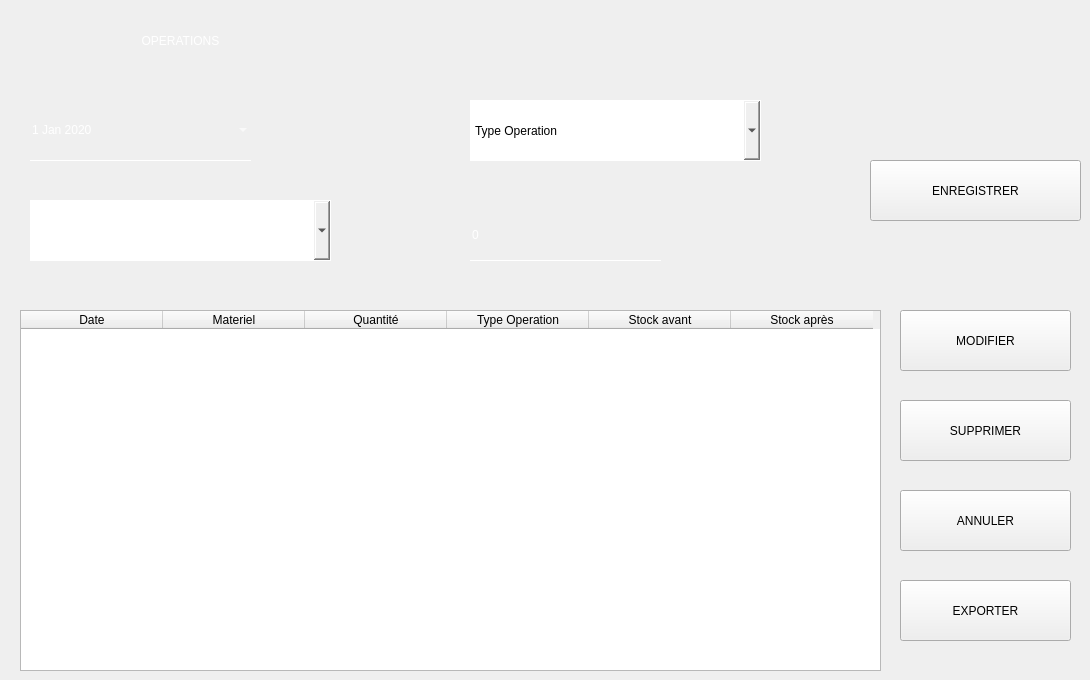
    <widget class="QWidget" name="page_7">
     <widget class="QTableWidget" name="table_client_4">
      <property name="geometry">
       <rect>
        <x>20</x>
        <y>310</y>
        <width>861</width>
        <height>361</height>
       </rect>
      </property>
      <property name="styleSheet">
       <string notr="true">color:black</string>
      </property>
      <property name="sizeAdjustPolicy">
       <enum>QAbstractScrollArea::AdjustIgnored</enum>
      </property>
      <property name="editTriggers">
       <set>QAbstractItemView::AnyKeyPressed|QAbstractItemView::DoubleClicked|QAbstractItemView::EditKeyPressed|QAbstractItemView::SelectedClicked</set>
      </property>
      <property name="tabKeyNavigation">
       <bool>true</bool>
      </property>
      <attribute name="horizontalHeaderDefaultSectionSize">
       <number>142</number>
      </attribute>
      <attribute name="horizontalHeaderHighlightSections">
       <bool>false</bool>
      </attribute>
      <attribute name="horizontalHeaderMinimumSectionSize">
       <number>39</number>
      </attribute>
      <attribute name="verticalHeaderDefaultSectionSize">
       <number>40</number>
      </attribute>
      <column>
       <property name="text">
        <string>Date</string>
       </property>
      </column>
      <column>
       <property name="text">
        <string>Materiel</string>
       </property>
      </column>
      <column>
       <property name="text">
        <string>Quantité</string>
       </property>
      </column>
      <column>
       <property name="text">
        <string>Type Operation</string>
       </property>
      </column>
      <column>
       <property name="text">
        <string>Stock avant</string>
       </property>
      </column>
      <column>
       <property name="text">
        <string>Stock après</string>
       </property>
      </column>
     </widget>
     <widget class="QPushButton" name="supprimer4">
      <property name="geometry">
       <rect>
        <x>900</x>
        <y>400</y>
        <width>171</width>
        <height>61</height>
       </rect>
      </property>
      <property name="cursor">
       <cursorShape>PointingHandCursor</cursorShape>
      </property>
      <property name="layoutDirection">
       <enum>Qt::LeftToRight</enum>
      </property>
      <property name="styleSheet">
       <string notr="true">font: 14pt &quot;MS Shell Dlg 2&quot;;
color: rgb(255, 255, 255);
border:1px solid rgb(255, 85, 0);
background-color:rgb(255, 85, 0);
text-align: left;
/*border-radius:20%;</string>
      </property>
      <property name="text">
       <string>SUPPRIMER</string>
      </property>
     </widget>
     <widget class="QPushButton" name="modifier4">
      <property name="geometry">
       <rect>
        <x>900</x>
        <y>310</y>
        <width>171</width>
        <height>61</height>
       </rect>
      </property>
      <property name="cursor">
       <cursorShape>PointingHandCursor</cursorShape>
      </property>
      <property name="layoutDirection">
       <enum>Qt::LeftToRight</enum>
      </property>
      <property name="styleSheet">
       <string notr="true">font: 14pt &quot;MS Shell Dlg 2&quot;;
color: rgb(255, 255, 255);
border:1px solid rgb(255, 85, 0);
background-color:rgb(255, 85, 0);
text-align: left;
/*border-radius:20%;
</string>
      </property>
      <property name="text">
       <string>MODIFIER</string>
      </property>
     </widget>
     <widget class="QLabel" name="label_34">
      <property name="geometry">
       <rect>
        <x>80</x>
        <y>20</y>
        <width>201</width>
        <height>41</height>
       </rect>
      </property>
      <property name="styleSheet">
       <string notr="true">color: rgb(255, 255, 255);

font: 75 16pt &quot;Palatino Linotype&quot;;</string>
      </property>
      <property name="text">
       <string>OPERATIONS</string>
      </property>
      <property name="alignment">
       <set>Qt::AlignCenter</set>
      </property>
     </widget>
     <widget class="QPushButton" name="annuler4">
      <property name="geometry">
       <rect>
        <x>900</x>
        <y>490</y>
        <width>171</width>
        <height>61</height>
       </rect>
      </property>
      <property name="cursor">
       <cursorShape>PointingHandCursor</cursorShape>
      </property>
      <property name="layoutDirection">
       <enum>Qt::LeftToRight</enum>
      </property>
      <property name="styleSheet">
       <string notr="true">font: 14pt &quot;MS Shell Dlg 2&quot;;
color: rgb(255, 255, 255);
border:1px solid rgb(163, 163, 163);
background-color: rgb(163, 163, 163);
text-align: left;
/*border-radius:20%;</string>
      </property>
      <property name="text">
       <string>ANNULER</string>
      </property>
     </widget>
     <widget class="QPushButton" name="valider_12">
      <property name="geometry">
       <rect>
        <x>870</x>
        <y>160</y>
        <width>211</width>
        <height>61</height>
       </rect>
      </property>
      <property name="cursor">
       <cursorShape>PointingHandCursor</cursorShape>
      </property>
      <property name="layoutDirection">
       <enum>Qt::LeftToRight</enum>
      </property>
      <property name="styleSheet">
       <string notr="true">font: 14pt &quot;MS Shell Dlg 2&quot;;
color: rgb(255, 255, 255);
border:1px solid rgb(255, 85, 0);
background-color:rgb(255, 85, 0);
/*border-radius:20%;</string>
      </property>
      <property name="text">
       <string>ENREGISTRER</string>
      </property>
     </widget>
     <widget class="QComboBox" name="comboBox">
      <property name="geometry">
       <rect>
        <x>470</x>
        <y>100</y>
        <width>291</width>
        <height>61</height>
       </rect>
      </property>
      <property name="styleSheet">
       <string notr="true">border : 1px solid #fff</string>
      </property>
      <property name="currentText">
       <string>Type Operation</string>
      </property>
      <item>
       <property name="text">
        <string>Type Operation</string>
       </property>
      </item>
      <item>
       <property name="text">
        <string>entrée</string>
       </property>
      </item>
      <item>
       <property name="text">
        <string>Sortie</string>
       </property>
      </item>
     </widget>
     <widget class="QComboBox" name="comboBox_2">
      <property name="geometry">
       <rect>
        <x>30</x>
        <y>200</y>
        <width>301</width>
        <height>61</height>
       </rect>
      </property>
      <property name="styleSheet">
       <string notr="true">border : 1px solid #fff</string>
      </property>
      <property name="currentText">
       <string/>
      </property>
     </widget>
     <widget class="QSpinBox" name="spinBox">
      <property name="geometry">
       <rect>
        <x>470</x>
        <y>210</y>
        <width>191</width>
        <height>51</height>
       </rect>
      </property>
      <property name="styleSheet">
       <string notr="true">background : transparent;
border : none;
border-bottom:1px solid #fff;font: 14pt &quot;MS Shell Dlg 2&quot;;
color: rgb(255, 255, 255);</string>
      </property>
     </widget>
     <widget class="QDateEdit" name="date_2">
      <property name="geometry">
       <rect>
        <x>30</x>
        <y>100</y>
        <width>221</width>
        <height>61</height>
       </rect>
      </property>
      <property name="styleSheet">
       <string notr="true">background : transparent;
border : none;
border-bottom:1px solid #fff;font: 14pt &quot;MS Shell Dlg 2&quot;;
color: rgb(255, 255, 255);</string>
      </property>
      <property name="dateTime">
       <datetime>
        <hour>0</hour>
        <minute>0</minute>
        <second>0</second>
        <year>2020</year>
        <month>1</month>
        <day>1</day>
       </datetime>
      </property>
      <property name="calendarPopup">
       <bool>true</bool>
      </property>
     </widget>
     <widget class="QPushButton" name="exporter3">
      <property name="geometry">
       <rect>
        <x>900</x>
        <y>580</y>
        <width>171</width>
        <height>61</height>
       </rect>
      </property>
      <property name="cursor">
       <cursorShape>PointingHandCursor</cursorShape>
      </property>
      <property name="layoutDirection">
       <enum>Qt::LeftToRight</enum>
      </property>
      <property name="styleSheet">
       <string notr="true">font: 14pt &quot;MS Shell Dlg 2&quot;;

color: rgb(255, 255, 255);
border:1px solid rgb(163, 163, 163);
background-color:rgb(255, 85, 0);
border:none;
/*border-radius:20%;</string>
      </property>
      <property name="text">
       <string>EXPORTER</string>
      </property>
     </widget>
    </widget>
